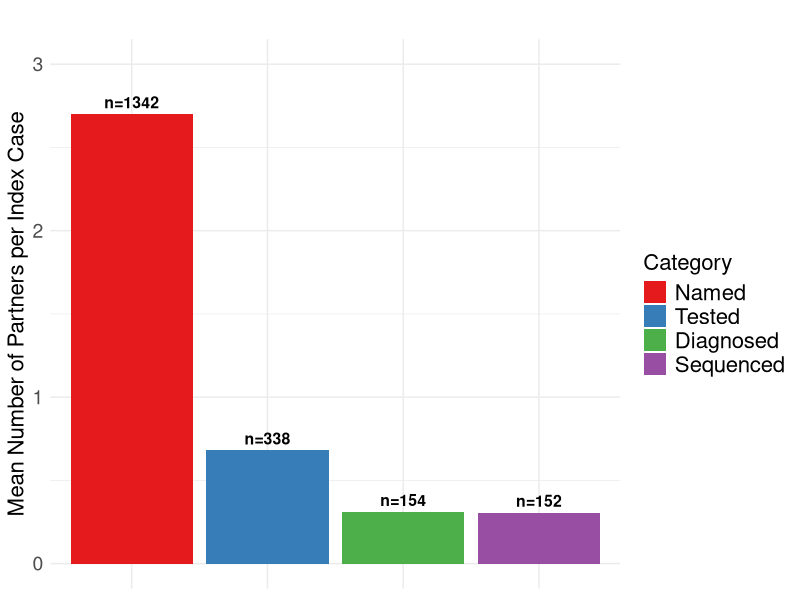

The R source for this figure:
rm(list=ls())

# Loading necessary libraries
library(tidyr)
library(ggplot2)
library(RColorBrewer)

# Structuring the data with the average values
overall_data <- data.frame(
  Category = c("Named_Mean", "Tested_Mean", "Diagnosed_Mean", "Sequenced_Mean"),
  Value = c(2.7, 338/497, 154/497, 152/497)
)

# Setting the order of the factor levels for Category
overall_data$Category <- factor(overall_data$Category, 
                                levels = c("Named_Mean", "Tested_Mean", "Diagnosed_Mean", "Sequenced_Mean"))

# Plot for overall data

# Create the labels
labels_n = c("n=1342", "n=338", "n=154", "n=152")

# Plot for overall data
p_overall <- ggplot(overall_data, aes(x = Category, y = Value, fill = Category)) +
  geom_bar(stat = "identity", position = "dodge") +
  # Add this line to annotate bars with their value
  #geom_text(aes(label=sprintf("%.2f", Value)), vjust=-0.5, size=4, fontface="bold") + # vjust controls the vertical position of the label (negative values move the label upwards)
  geom_text(aes(label=labels_n), vjust=-0.5, size=4, fontface="bold") +
  labs(title = "",
       y = "Mean Number of Partners per Index Case",
       x = "") +
  scale_fill_brewer(palette="Set1", 
                    breaks=c("Named_Mean", "Tested_Mean", "Diagnosed_Mean", "Sequenced_Mean"),
                    labels=c("Named", "Tested", "Diagnosed", "Sequenced"),
                    name="Category") +
  scale_y_continuous(limits = c(0, 3)) + # Replace 0 and 1 with the range of the race/ethnicity/behavior plot
  theme_minimal() +
  theme(
    plot.title = element_text(size = 18, face = "bold"),
    axis.title.x = element_blank(),
    axis.title.y = element_text(size = 16),
    axis.text.x = element_blank(),   # This will remove the x-axis labels
    axis.text.y = element_text(size = 14),
    legend.text = element_text(size = 16),
    legend.title = element_text(size = 16)
  )

print(p_overall)
